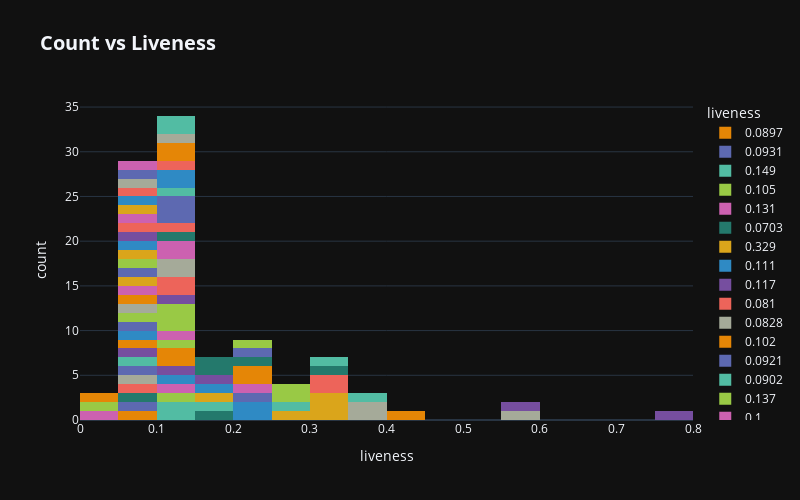

Notebook source saved alongside this figure:
### Code cell
Features_copy = Features.copy()
Features_copy['liveness'] = \
    Features_copy['liveness'].fillna('Null')

fig=px.histogram(Features_copy,
                 x = 'liveness',
                 color = 'liveness',
                 title="<b>Count vs Liveness",
                 color_discrete_sequence=px.colors.qualitative.Vivid,
                 width=800, height=500)
fig.update_layout(template="plotly_dark")
fig.update_layout(title_font_size=20)
fig.show()

### Figure 1 — Plotly figure (JSON) as saved in the notebook; plotly's stock layout.template omitted (floating-point values rounded to 4 significant figures)
{"data": [{"alignmentgroup": "True", "bingroup": "x", "hovertemplate": "liveness=%{x}<br>count=%{y}<extra></extra>", "legendgroup": "0.0897", "marker": {"color": "rgb(229, 134, 6)", "pattern": {"shape": ""}}, "name": "0.0897", "offsetgroup": "0.0897", "orientation": "v", "showlegend": true, "type": "histogram", "x": [0.0897], "xaxis": "x", "yaxis": "y"}, {"alignmentgroup": "True", "bingroup": "x", "hovertemplate": "liveness=%{x}<br>count=%{y}<extra></extra>", "legendgroup": "0.0931", "marker": {"color": "rgb(93, 105, 177)", "pattern": {"shape": ""}}, "name": "0.0931", "offsetgroup": "0.0931", "orientation": "v", "showlegend": true, "type": "histogram", "x": [0.0931], "xaxis": "x", "yaxis": "y"}, {"alignmentgroup": "True", "bingroup": "x", "hovertemplate": "liveness=%{x}<br>count=%{y}<extra></extra>", "legendgroup": "0.149", "marker": {"color": "rgb(82, 188, 163)", "pattern": {"shape": ""}}, "name": "0.149", "offsetgroup": "0.149", "orientation": "v", "showlegend": true, "type": "histogram", "x": [0.149, 0.149], "xaxis": "x", "yaxis": "y"}, {"alignmentgroup": "True", "bingroup": "x", "hovertemplate": "liveness=%{x}<br>count=%{y}<extra></extra>", "legendgroup": "0.105", "marker": {"color": "rgb(153, 201, 69)", "pattern": {"shape": ""}}, "name": "0.105", "offsetgroup": "0.105", "orientation": "v", "showlegend": true, "type": "histogram", "x": [0.105], "xaxis": "x", "yaxis": "y"}, {"alignmentgroup": "True", "bingroup": "x", "hovertemplate": "liveness=%{x}<br>count=%{y}<extra></extra>", "legendgroup": "0.131", "marker": {"color": "rgb(204, 97, 176)", "pattern": {"shape": ""}}, "name": "0.131", "offsetgroup": "0.131", "orientation": "v", "showlegend": true, "type": "histogram", "x": [0.131], "xaxis": "x", "yaxis": "y"}, {"alignmentgroup": "True", "bingroup": "x", "hovertemplate": "liveness=%{x}<br>count=%{y}<extra></extra>", "legendgroup": "0.0703", "marker": {"color": "rgb(36, 121, 108)", "pattern": {"shape": ""}}, "name": "0.0703", "offsetgroup": "0.0703", "orientation": "v", "showlegend": true, "type": "histogram", "x": [0.0703], "xaxis": "x", "yaxis": "y"}, {"alignmentgroup": "True", "bingroup": "x", "hovertemplate": "liveness=%{x}<br>count=%{y}<extra></extra>", "legendgroup": "0.329", "marker": {"color": "rgb(218, 165, 27)", "pattern": {"shape": ""}}, "name": "0.329", "offsetgroup": "0.329", "orientation": "v", "showlegend": true, "type": "histogram", "x": [0.329, 0.329], "xaxis": "x", "yaxis": "y"}, {"alignmentgroup": "True", "bingroup": "x", "hovertemplate": "liveness=%{x}<br>count=%{y}<extra></extra>", "legendgroup": "0.111", "marker": {"color": "rgb(47, 138, 196)", "pattern": {"shape": ""}}, "name": "0.111", "offsetgroup": "0.111", "orientation": "v", "showlegend": true, "type": "histogram", "x": [0.111], "xaxis": "x", "yaxis": "y"}, {"alignmentgroup": "True", "bingroup": "x", "hovertemplate": "liveness=%{x}<br>count=%{y}<extra></extra>", "legendgroup": "0.117", "marker": {"color": "rgb(118, 78, 159)", "pattern": {"shape": ""}}, "name": "0.117", "offsetgroup": "0.117", "orientation": "v", "showlegend": true, "type": "histogram", "x": [0.117], "xaxis": "x", "yaxis": "y"}, {"alignmentgroup": "True", "bingroup": "x", "hovertemplate": "liveness=%{x}<br>count=%{y}<extra></extra>", "legendgroup": "0.081", "marker": {"color": "rgb(237, 100, 90)", "pattern": {"shape": ""}}, "name": "0.081", "offsetgroup": "0.081", "orientation": "v", "showlegend": true, "type": "histogram", "x": [0.081], "xaxis": "x", "yaxis": "y"}, {"alignmentgroup": "True", "bingroup": "x", "hovertemplate": "liveness=%{x}<br>count=%{y}<extra></extra>", "legendgroup": "0.0828", "marker": {"color": "rgb(165, 170, 153)", "pattern": {"shape": ""}}, "name": "0.0828", "offsetgroup": "0.0828", "orientation": "v", "showlegend": true, "type": "histogram", "x": [0.0828], "xaxis": "x", "yaxis": "y"}, {"alignmentgroup": "True", "bingroup": "x", "hovertemplate": "liveness=%{x}<br>count=%{y}<extra></extra>", "legendgroup": "0.102", "marker": {"color": "rgb(229, 134, 6)", "pattern": {"shape": ""}}, "name": "0.102", "offsetgroup": "0.102", "orientation": "v", "showlegend": true, "type": "histogram", "x": [0.102, 0.102], "xaxis": "x", "yaxis": "y"}, {"alignmentgroup": "True", "bingroup": "x", "hovertemplate": "liveness=%{x}<br>count=%{y}<extra></extra>", "legendgroup": "0.0921", "marker": {"color": "rgb(93, 105, 177)", "pattern": {"shape": ""}}, "name": "0.0921", "offsetgroup": "0.0921", "orientation": "v", "showlegend": true, "type": "histogram", "x": [0.0921], "xaxis": "x", "yaxis": "y"}, {"alignmentgroup": "True", "bingroup": "x", "hovertemplate": "liveness=%{x}<br>count=%{y}<extra></extra>", "legendgroup": "0.0902", "marker": {"color": "rgb(82, 188, 163)", "pattern": {"shape": ""}}, "name": "0.0902", "offsetgroup": "0.0902", "orientation": "v", "showlegend": true, "type": "histogram", "x": [0.0902], "xaxis": "x", "yaxis": "y"}, {"alignmentgroup": "True", "bingroup": "x", "hovertemplate": "liveness=%{x}<br>count=%{y}<extra></extra>", "legendgroup": "0.137", "marker": {"color": "rgb(153, 201, 69)", "pattern": {"shape": ""}}, "name": "0.137", "offsetgroup": "0.137", "orientation": "v", "showlegend": true, "type": "histogram", "x": [0.137], "xaxis": "x", "yaxis": "y"}, {"alignmentgroup": "True", "bingroup": "x", "hovertemplate": "liveness=%{x}<br>count=%{y}<extra></extra>", "legendgroup": "0.1", "marker": {"color": "rgb(204, 97, 176)", "pattern": {"shape": ""}}, "name": "0.1", "offsetgroup": "0.1", "orientation": "v", "showlegend": true, "type": "histogram", "x": [0.1], "xaxis": "x", "yaxis": "y"}, {"alignmentgroup": "True", "bingroup": "x", "hovertemplate": "liveness=%{x}<br>count=%{y}<extra></extra>", "legendgroup": "0.184", "marker": {"color": "rgb(36, 121, 108)", "pattern": {"shape": ""}}, "name": "0.184", "offsetgroup": "0.184", "orientation": "v", "showlegend": true, "type": "histogram", "x": [0.184], "xaxis": "x", "yaxis": "y"}, {"alignmentgroup": "True", "bingroup": "x", "hovertemplate": "liveness=%{x}<br>count=%{y}<extra></extra>", "legendgroup": "0.34", "marker": {"color": "rgb(218, 165, 27)", "pattern": {"shape": ""}}, "name": "0.34", "offsetgroup": "0.34", "orientation": "v", "showlegend": true, "type": "histogram", "x": [0.34], "xaxis": "x", "yaxis": "y"}, {"alignmentgroup": "True", "bingroup": "x", "hovertemplate": "liveness=%{x}<br>count=%{y}<extra></extra>", "legendgroup": "0.237", "marker": {"color": "rgb(47, 138, 196)", "pattern": {"shape": ""}}, "name": "0.237", "offsetgroup": "0.237", "orientation": "v", "showlegend": true, "type": "histogram", "x": [0.237, 0.237], "xaxis": "x", "yaxis": "y"}, {"alignmentgroup": "True", "bingroup": "x", "hovertemplate": "liveness=%{x}<br>count=%{y}<extra></extra>", "legendgroup": "0.095", "marker": {"color": "rgb(118, 78, 159)", "pattern": {"shape": ""}}, "name": "0.095", "offsetgroup": "0.095", "orientation": "v", "showlegend": true, "type": "histogram", "x": [0.095], "xaxis": "x", "yaxis": "y"}, {"alignmentgroup": "True", "bingroup": "x", "hovertemplate": "liveness=%{x}<br>count=%{y}<extra></extra>", "legendgroup": "0.335", "marker": {"color": "rgb(237, 100, 90)", "pattern": {"shape": ""}}, "name": "0.335", "offsetgroup": "0.335", "orientation": "v", "showlegend": true, "type": "histogram", "x": [0.335, 0.335], "xaxis": "x", "yaxis": "y"}, {"alignmentgroup": "True", "bingroup": "x", "hovertemplate": "liveness=%{x}<br>count=%{y}<extra></extra>", "legendgroup": "0.552", "marker": {"color": "rgb(165, 170, 153)", "pattern": {"shape": ""}}, "name": "0.552", "offsetgroup": "0.552", "orientation": "v", "showlegend": true, "type": "histogram", "x": [0.552], "xaxis": "x", "yaxis": "y"}, {"alignmentgroup": "True", "bingroup": "x", "hovertemplate": "liveness=%{x}<br>count=%{y}<extra></extra>", "legendgroup": "0.0986", "marker": {"color": "rgb(229, 134, 6)", "pattern": {"shape": ""}}, "name": "0.0986", "offsetgroup": "0.0986", "orientation": "v", "showlegend": true, "type": "histogram", "x": [0.0986], "xaxis": "x", "yaxis": "y"}, {"alignmentgroup": "True", "bingroup": "x", "hovertemplate": "liveness=%{x}<br>count=%{y}<extra></extra>", "legendgroup": "0.243", "marker": {"color": "rgb(93, 105, 177)", "pattern": {"shape": ""}}, "name": "0.243", "offsetgroup": "0.243", "orientation": "v", "showlegend": true, "type": "histogram", "x": [0.243], "xaxis": "x", "yaxis": "y"}, {"alignmentgroup": "True", "bingroup": "x", "hovertemplate": "liveness=%{x}<br>count=%{y}<extra></extra>", "legendgroup": "0.164", "marker": {"color": "rgb(82, 188, 163)", "pattern": {"shape": ""}}, "name": "0.164", "offsetgroup": "0.164", "orientation": "v", "showlegend": true, "type": "histogram", "x": [0.164], "xaxis": "x", "yaxis": "y"}, {"alignmentgroup": "True", "bingroup": "x", "hovertemplate": "liveness=%{x}<br>count=%{y}<extra></extra>", "legendgroup": "0.101", "marker": {"color": "rgb(153, 201, 69)", "pattern": {"shape": ""}}, "name": "0.101", "offsetgroup": "0.101", "orientation": "v", "showlegend": true, "type": "histogram", "x": [0.101, 0.101, 0.101], "xaxis": "x", "yaxis": "y"}, {"alignmentgroup": "True", "bingroup": "x", "hovertemplate": "liveness=%{x}<br>count=%{y}<extra></extra>", "legendgroup": "0.231", "marker": {"color": "rgb(204, 97, 176)", "pattern": {"shape": ""}}, "name": "0.231", "offsetgroup": "0.231", "orientation": "v", "showlegend": true, "type": "histogram", "x": [0.231], "xaxis": "x", "yaxis": "y"}, {"alignmentgroup": "True", "bingroup": "x", "hovertemplate": "liveness=%{x}<br>count=%{y}<extra></extra>", "legendgroup": "0.311", "marker": {"color": "rgb(36, 121, 108)", "pattern": {"shape": ""}}, "name": "0.311", "offsetgroup": "0.311", "orientation": "v", "showlegend": true, "type": "histogram", "x": [0.311], "xaxis": "x", "yaxis": "y"}, {"alignmentgroup": "True", "bingroup": "x", "hovertemplate": "liveness=%{x}<br>count=%{y}<extra></extra>", "legendgroup": "0.28", "marker": {"color": "rgb(218, 165, 27)", "pattern": {"shape": ""}}, "name": "0.28", "offsetgroup": "0.28", "orientation": "v", "showlegend": true, "type": "histogram", "x": [0.28], "xaxis": "x", "yaxis": "y"}, {"alignmentgroup": "True", "bingroup": "x", "hovertemplate": "liveness=%{x}<br>count=%{y}<extra></extra>", "legendgroup": "0.0863", "marker": {"color": "rgb(47, 138, 196)", "pattern": {"shape": ""}}, "name": "0.0863", "offsetgroup": "0.0863", "orientation": "v", "showlegend": true, "type": "histogram", "x": [0.0863], "xaxis": "x", "yaxis": "y"}, {"alignmentgroup": "True", "bingroup": "x", "hovertemplate": "liveness=%{x}<br>count=%{y}<extra></extra>", "legendgroup": "0.123", "marker": {"color": "rgb(118, 78, 159)", "pattern": {"shape": ""}}, "name": "0.123", "offsetgroup": "0.123", "orientation": "v", "showlegend": true, "type": "histogram", "x": [0.123], "xaxis": "x", "yaxis": "y"}, {"alignmentgroup": "True", "bingroup": "x", "hovertemplate": "liveness=%{x}<br>count=%{y}<extra></extra>", "legendgroup": "0.116", "marker": {"color": "rgb(237, 100, 90)", "pattern": {"shape": ""}}, "name": "0.116", "offsetgroup": "0.116", "orientation": "v", "showlegend": true, "type": "histogram", "x": [0.116, 0.116], "xaxis": "x", "yaxis": "y"}, {"alignmentgroup": "True", "bingroup": "x", "hovertemplate": "liveness=%{x}<br>count=%{y}<extra></extra>", "legendgroup": "0.132", "marker": {"color": "rgb(165, 170, 153)", "pattern": {"shape": ""}}, "name": "0.132", "offsetgroup": "0.132", "orientation": "v", "showlegend": true, "type": "histogram", "x": [0.132, 0.132], "xaxis": "x", "yaxis": "y"}, {"alignmentgroup": "True", "bingroup": "x", "hovertemplate": "liveness=%{x}<br>count=%{y}<extra></extra>", "legendgroup": "0.217", "marker": {"color": "rgb(229, 134, 6)", "pattern": {"shape": ""}}, "name": "0.217", "offsetgroup": "0.217", "orientation": "v", "showlegend": true, "type": "histogram", "x": [0.217, 0.217], "xaxis": "x", "yaxis": "y"}, {"alignmentgroup": "True", "bingroup": "x", "hovertemplate": "liveness=%{x}<br>count=%{y}<extra></extra>", "legendgroup": "0.0881", "marker": {"color": "rgb(93, 105, 177)", "pattern": {"shape": ""}}, "name": "0.0881", "offsetgroup": "0.0881", "orientation": "v", "showlegend": true, "type": "histogram", "x": [0.0881], "xaxis": "x", "yaxis": "y"}, {"alignmentgroup": "True", "bingroup": "x", "hovertemplate": "liveness=%{x}<br>count=%{y}<extra></extra>", "legendgroup": "0.297", "marker": {"color": "rgb(82, 188, 163)", "pattern": {"shape": ""}}, "name": "0.297", "offsetgroup": "0.297", "orientation": "v", "showlegend": true, "type": "histogram", "x": [0.297], "xaxis": "x", "yaxis": "y"}, {"alignmentgroup": "True", "bingroup": "x", "hovertemplate": "liveness=%{x}<br>count=%{y}<extra></extra>", "legendgroup": "0.0602", "marker": {"color": "rgb(153, 201, 69)", "pattern": {"shape": ""}}, "name": "0.0602", "offsetgroup": "0.0602", "orientation": "v", "showlegend": true, "type": "histogram", "x": [0.0602], "xaxis": "x", "yaxis": "y"}, {"alignmentgroup": "True", "bingroup": "x", "hovertemplate": "liveness=%{x}<br>count=%{y}<extra></extra>", "legendgroup": "0.109", "marker": {"color": "rgb(204, 97, 176)", "pattern": {"shape": ""}}, "name": "0.109", "offsetgroup": "0.109", "orientation": "v", "showlegend": true, "type": "histogram", "x": [0.109, 0.109], "xaxis": "x", "yaxis": "y"}, {"alignmentgroup": "True", "bingroup": "x", "hovertemplate": "liveness=%{x}<br>count=%{y}<extra></extra>", "legendgroup": "0.115", "marker": {"color": "rgb(36, 121, 108)", "pattern": {"shape": ""}}, "name": "0.115", "offsetgroup": "0.115", "orientation": "v", "showlegend": true, "type": "histogram", "x": [0.115], "xaxis": "x", "yaxis": "y"}, {"alignmentgroup": "True", "bingroup": "x", "hovertemplate": "liveness=%{x}<br>count=%{y}<extra></extra>", "legendgroup": "0.153", "marker": {"color": "rgb(218, 165, 27)", "pattern": {"shape": ""}}, "name": "0.153", "offsetgroup": "0.153", "orientation": "v", "showlegend": true, "type": "histogram", "x": [0.153], "xaxis": "x", "yaxis": "y"}, {"alignmentgroup": "True", "bingroup": "x", "hovertemplate": "liveness=%{x}<br>count=%{y}<extra></extra>", "legendgroup": "0.161", "marker": {"color": "rgb(47, 138, 196)", "pattern": {"shape": ""}}, "name": "0.161", "offsetgroup": "0.161", "orientation": "v", "showlegend": true, "type": "histogram", "x": [0.161], "xaxis": "x", "yaxis": "y"}, {"alignmentgroup": "True", "bingroup": "x", "hovertemplate": "liveness=%{x}<br>count=%{y}<extra></extra>", "legendgroup": "0.151", "marker": {"color": "rgb(118, 78, 159)", "pattern": {"shape": ""}}, "name": "0.151", "offsetgroup": "0.151", "orientation": "v", "showlegend": true, "type": "histogram", "x": [0.151], "xaxis": "x", "yaxis": "y"}, {"alignmentgroup": "True", "bingroup": "x", "hovertemplate": "liveness=%{x}<br>count=%{y}<extra></extra>", "legendgroup": "0.121", "marker": {"color": "rgb(237, 100, 90)", "pattern": {"shape": ""}}, "name": "0.121", "offsetgroup": "0.121", "orientation": "v", "showlegend": true, "type": "histogram", "x": [0.121], "xaxis": "x", "yaxis": "y"}, {"alignmentgroup": "True", "bingroup": "x", "hovertemplate": "liveness=%{x}<br>count=%{y}<extra></extra>", "legendgroup": "0.0958", "marker": {"color": "rgb(165, 170, 153)", "pattern": {"shape": ""}}, "name": "0.0958", "offsetgroup": "0.0958", "orientation": "v", "showlegend": true, "type": "histogram", "x": [0.0958], "xaxis": "x", "yaxis": "y"}, {"alignmentgroup": "True", "bingroup": "x", "hovertemplate": "liveness=%{x}<br>count=%{y}<extra></extra>", "legendgroup": "0.0963", "marker": {"color": "rgb(229, 134, 6)", "pattern": {"shape": ""}}, "name": "0.0963", "offsetgroup": "0.0963", "orientation": "v", "showlegend": true, "type": "histogram", "x": [0.0963], "xaxis": "x", "yaxis": "y"}, {"alignmentgroup": "True", "bingroup": "x", "hovertemplate": "liveness=%{x}<br>count=%{y}<extra></extra>", "legendgroup": "0.135", "marker": {"color": "rgb(93, 105, 177)", "pattern": {"shape": ""}}, "name": "0.135", "offsetgroup": "0.135", "orientation": "v", "showlegend": true, "type": "histogram", "x": [0.135, 0.135, 0.135], "xaxis": "x", "yaxis": "y"}, {"alignmentgroup": "True", "bingroup": "x", "hovertemplate": "liveness=%{x}<br>count=%{y}<extra></extra>", "legendgroup": "0.124", "marker": {"color": "rgb(82, 188, 163)", "pattern": {"shape": ""}}, "name": "0.124", "offsetgroup": "0.124", "orientation": "v", "showlegend": true, "type": "histogram", "x": [0.124], "xaxis": "x", "yaxis": "y"}, {"alignmentgroup": "True", "bingroup": "x", "hovertemplate": "liveness=%{x}<br>count=%{y}<extra></extra>", "legendgroup": "0.253", "marker": {"color": "rgb(153, 201, 69)", "pattern": {"shape": ""}}, "name": "0.253", "offsetgroup": "0.253", "orientation": "v", "showlegend": true, "type": "histogram", "x": [0.253, 0.253], "xaxis": "x", "yaxis": "y"}, {"alignmentgroup": "True", "bingroup": "x", "hovertemplate": "liveness=%{x}<br>count=%{y}<extra></extra>", "legendgroup": "0.0849", "marker": {"color": "rgb(204, 97, 176)", "pattern": {"shape": ""}}, "name": "0.0849", "offsetgroup": "0.0849", "orientation": "v", "showlegend": true, "type": "histogram", "x": [0.0849], "xaxis": "x", "yaxis": "y"}, {"alignmentgroup": "True", "bingroup": "x", "hovertemplate": "liveness=%{x}<br>count=%{y}<extra></extra>", "legendgroup": "0.203", "marker": {"color": "rgb(36, 121, 108)", "pattern": {"shape": ""}}, "name": "0.203", "offsetgroup": "0.203", "orientation": "v", "showlegend": true, "type": "histogram", "x": [0.203], "xaxis": "x", "yaxis": "y"}, {"alignmentgroup": "True", "bingroup": "x", "hovertemplate": "liveness=%{x}<br>count=%{y}<extra></extra>", "legendgroup": "0.0814", "marker": {"color": "rgb(218, 165, 27)", "pattern": {"shape": ""}}, "name": "0.0814", "offsetgroup": "0.0814", "orientation": "v", "showlegend": true, "type": "histogram", "x": [0.0814], "xaxis": "x", "yaxis": "y"}, {"alignmentgroup": "True", "bingroup": "x", "hovertemplate": "liveness=%{x}<br>count=%{y}<extra></extra>", "legendgroup": "0.106", "marker": {"color": "rgb(47, 138, 196)", "pattern": {"shape": ""}}, "name": "0.106", "offsetgroup": "0.106", "orientation": "v", "showlegend": true, "type": "histogram", "x": [0.106, 0.106], "xaxis": "x", "yaxis": "y"}, {"alignmentgroup": "True", "bingroup": "x", "hovertemplate": "liveness=%{x}<br>count=%{y}<extra></extra>", "legendgroup": "0.565", "marker": {"color": "rgb(118, 78, 159)", "pattern": {"shape": ""}}, "name": "0.565", "offsetgroup": "0.565", "orientation": "v", "showlegend": true, "type": "histogram", "x": [0.565], "xaxis": "x", "yaxis": "y"}, {"alignmentgroup": "True", "bingroup": "x", "hovertemplate": "liveness=%{x}<br>count=%{y}<extra></extra>", "legendgroup": "0.107", "marker": {"color": "rgb(237, 100, 90)", "pattern": {"shape": ""}}, "name": "0.107", "offsetgroup": "0.107", "orientation": "v", "showlegend": true, "type": "histogram", "x": [0.107], "xaxis": "x", "yaxis": "y"}, {"alignmentgroup": "True", "bingroup": "x", "hovertemplate": "liveness=%{x}<br>count=%{y}<extra></extra>", "legendgroup": "0.359", "marker": {"color": "rgb(165, 170, 153)", "pattern": {"shape": ""}}, "name": "0.359", "offsetgroup": "0.359", "orientation": "v", "showlegend": true, "type": "histogram", "x": [0.359, 0.359], "xaxis": "x", "yaxis": "y"}, {"alignmentgroup": "True", "bingroup": "x", "hovertemplate": "liveness=%{x}<br>count=%{y}<extra></extra>", "legendgroup": "0.11", "marker": {"color": "rgb(229, 134, 6)", "pattern": {"shape": ""}}, "name": "0.11", "offsetgroup": "0.11", "orientation": "v", "showlegend": true, "type": "histogram", "x": [0.11, 0.11], "xaxis": "x", "yaxis": "y"}, {"alignmentgroup": "True", "bingroup": "x", "hovertemplate": "liveness=%{x}<br>count=%{y}<extra></extra>", "legendgroup": "0.0501", "marker": {"color": "rgb(93, 105, 177)", "pattern": {"shape": ""}}, "name": "0.0501", "offsetgroup": "0.0501", "orientation": "v", "showlegend": true, "type": "histogram", "x": [0.0501], "xaxis": "x", "yaxis": "y"}, {"alignmentgroup": "True", "bingroup": "x", "hovertemplate": "liveness=%{x}<br>count=%{y}<extra></extra>", "legendgroup": "0.348", "marker": {"color": "rgb(82, 188, 163)", "pattern": {"shape": ""}}, "name": "0.348", "offsetgroup": "0.348", "orientation": "v", "showlegend": true, "type": "histogram", "x": [0.348], "xaxis": "x", "yaxis": "y"}, {"alignmentgroup": "True", "bingroup": "x", "hovertemplate": "liveness=%{x}<br>count=%{y}<extra></extra>", "legendgroup": "0.0995", "marker": {"color": "rgb(153, 201, 69)", "pattern": {"shape": ""}}, "name": "0.0995", "offsetgroup": "0.0995", "orientation": "v", "showlegend": true, "type": "histogram", "x": [0.0995], "xaxis": "x", "yaxis": "y"}, {"alignmentgroup": "True", "bingroup": "x", "hovertemplate": "liveness=%{x}<br>count=%{y}<extra></extra>", "legendgroup": "0.0344", "marker": {"color": "rgb(204, 97, 176)", "pattern": {"shape": ""}}, "name": "0.0344", "offsetgroup": "0.0344", "orientation": "v", "showlegend": true, "type": "histogram", "x": [0.0344], "xaxis": "x", "yaxis": "y"}, {"alignmentgroup": "True", "bingroup": "x", "hovertemplate": "liveness=%{x}<br>count=%{y}<extra></extra>", "legendgroup": "0.169", "marker": {"color": "rgb(36, 121, 108)", "pattern": {"shape": ""}}, "name": "0.169", "offsetgroup": "0.169", "orientation": "v", "showlegend": true, "type": "histogram", "x": [0.169], "xaxis": "x", "yaxis": "y"}, {"alignmentgroup": "True", "bingroup": "x", "hovertemplate": "liveness=%{x}<br>count=%{y}<extra></extra>", "legendgroup": "0.0674", "marker": {"color": "rgb(218, 165, 27)", "pattern": {"shape": ""}}, "name": "0.0674", "offsetgroup": "0.0674", "orientation": "v", "showlegend": true, "type": "histogram", "x": [0.0674], "xaxis": "x", "yaxis": "y"}, {"alignmentgroup": "True", "bingroup": "x", "hovertemplate": "liveness=%{x}<br>count=%{y}<extra></extra>", "legendgroup": "0.0843", "marker": {"color": "rgb(47, 138, 196)", "pattern": {"shape": ""}}, "name": "0.0843", "offsetgroup": "0.0843", "orientation": "v", "showlegend": true, "type": "histogram", "x": [0.0843], "xaxis": "x", "yaxis": "y"}, {"alignmentgroup": "True", "bingroup": "x", "hovertemplate": "liveness=%{x}<br>count=%{y}<extra></extra>", "legendgroup": "0.094", "marker": {"color": "rgb(118, 78, 159)", "pattern": {"shape": ""}}, "name": "0.094", "offsetgroup": "0.094", "orientation": "v", "showlegend": true, "type": "histogram", "x": [0.094], "xaxis": "x", "yaxis": "y"}, {"alignmentgroup": "True", "bingroup": "x", "hovertemplate": "liveness=%{x}<br>count=%{y}<extra></extra>", "legendgroup": "0.0894", "marker": {"color": "rgb(237, 100, 90)", "pattern": {"shape": ""}}, "name": "0.0894", "offsetgroup": "0.0894", "orientation": "v", "showlegend": true, "type": "histogram", "x": [0.0894], "xaxis": "x", "yaxis": "y"}, {"alignmentgroup": "True", "bingroup": "x", "hovertemplate": "liveness=%{x}<br>count=%{y}<extra></extra>", "legendgroup": "0.113", "marker": {"color": "rgb(165, 170, 153)", "pattern": {"shape": ""}}, "name": "0.113", "offsetgroup": "0.113", "orientation": "v", "showlegend": true, "type": "histogram", "x": [0.113], "xaxis": "x", "yaxis": "y"}, {"alignmentgroup": "True", "bingroup": "x", "hovertemplate": "liveness=%{x}<br>count=%{y}<extra></extra>", "legendgroup": "0.405", "marker": {"color": "rgb(229, 134, 6)", "pattern": {"shape": ""}}, "name": "0.405", "offsetgroup": "0.405", "orientation": "v", "showlegend": true, "type": "histogram", "x": [0.405], "xaxis": "x", "yaxis": "y"}, {"alignmentgroup": "True", "bingroup": "x", "hovertemplate": "liveness=%{x}<br>count=%{y}<extra></extra>", "legendgroup": "0.23", "marker": {"color": "rgb(93, 105, 177)", "pattern": {"shape": ""}}, "name": "0.23", "offsetgroup": "0.23", "orientation": "v", "showlegend": true, "type": "histogram", "x": [0.23], "xaxis": "x", "yaxis": "y"}, {"alignmentgroup": "True", "bingroup": "x", "hovertemplate": "liveness=%{x}<br>count=%{y}<extra></extra>", "legendgroup": "0.104", "marker": {"color": "rgb(82, 188, 163)", "pattern": {"shape": ""}}, "name": "0.104", "offsetgroup": "0.104", "orientation": "v", "showlegend": true, "type": "histogram", "x": [0.104, 0.104], "xaxis": "x", "yaxis": "y"}, {"alignmentgroup": "True", "bingroup": "x", "hovertemplate": "liveness=%{x}<br>count=%{y}<extra></extra>", "legendgroup": "0.036", "marker": {"color": "rgb(153, 201, 69)", "pattern": {"shape": ""}}, "name": "0.036", "offsetgroup": "0.036", "orientation": "v", "showlegend": true, "type": "histogram", "x": [0.036], "xaxis": "x", "yaxis": "y"}, {"alignmentgroup": "True", "bingroup": "x", "hovertemplate": "liveness=%{x}<br>count=%{y}<extra></extra>", "legendgroup": "0.0967", "marker": {"color": "rgb(204, 97, 176)", "pattern": {"shape": ""}}, "name": "0.0967", "offsetgroup": "0.0967", "orientation": "v", "showlegend": true, "type": "histogram", "x": [0.0967], "xaxis": "x", "yaxis": "y"}, {"alignmentgroup": "True", "bingroup": "x", "hovertemplate": "liveness=%{x}<br>count=%{y}<extra></extra>", "legendgroup": "0.187", "marker": {"color": "rgb(36, 121, 108)", "pattern": {"shape": ""}}, "name": "0.187", "offsetgroup": "0.187", "orientation": "v", "showlegend": true, "type": "histogram", "x": [0.187], "xaxis": "x", "yaxis": "y"}, {"alignmentgroup": "True", "bingroup": "x", "hovertemplate": "liveness=%{x}<br>count=%{y}<extra></extra>", "legendgroup": "0.0534", "marker": {"color": "rgb(218, 165, 27)", "pattern": {"shape": ""}}, "name": "0.0534", "offsetgroup": "0.0534", "orientation": "v", "showlegend": true, "type": "histogram", "x": [0.0534], "xaxis": "x", "yaxis": "y"}, {"alignmentgroup": "True", "bingroup": "x", "hovertemplate": "liveness=%{x}<br>count=%{y}<extra></extra>", "legendgroup": "0.0944", "marker": {"color": "rgb(47, 138, 196)", "pattern": {"shape": ""}}, "name": "0.0944", "offsetgroup": "0.0944", "orientation": "v", "showlegend": true, "type": "histogram", "x": [0.0944], "xaxis": "x", "yaxis": "y"}, {"alignmentgroup": "True", "bingroup": "x", "hovertemplate": "liveness=%{x}<br>count=%{y}<extra></extra>", "legendgroup": "0.79", "marker": {"color": "rgb(118, 78, 159)", "pattern": {"shape": ""}}, "name": "0.79", "offsetgroup": "0.79", "orientation": "v", "showlegend": true, "type": "histogram", "x": [0.79], "xaxis": "x", "yaxis": "y"}, {"alignmentgroup": "True", "bingroup": "x", "hovertemplate": "liveness=%{x}<br>count=%{y}<extra></extra>", "legendgroup": "0.0816", "marker": {"color": "rgb(237, 100, 90)", "pattern": {"shape": ""}}, "name": "0.0816", "offsetgroup": "0.0816", "orientation": "v", "showlegend": true, "type": "histogram", "x": [0.0816], "xaxis": "x", "yaxis": "y"}, {"alignmentgroup": "True", "bingroup": "x", "hovertemplate": "liveness=%{x}<br>count=%{y}<extra></extra>", "legendgroup": "0.0779", "marker": {"color": "rgb(165, 170, 153)", "pattern": {"shape": ""}}, "name": "0.0779", "offsetgroup": "0.0779", "orientation": "v", "showlegend": true, "type": "histogram", "x": [0.0779], "xaxis": "x", "yaxis": "y"}, {"alignmentgroup": "True", "bingroup": "x", "hovertemplate": "liveness=%{x}<br>count=%{y}<extra></extra>", "legendgroup": "0.0486", "marker": {"color": "rgb(229, 134, 6)", "pattern": {"shape": ""}}, "name": "0.0486", "offsetgroup": "0.0486", "orientation": "v", "showlegend": true, "type": "histogram", "x": [0.0486], "xaxis": "x", "yaxis": "y"}, {"alignmentgroup": "True", "bingroup": "x", "hovertemplate": "liveness=%{x}<br>count=%{y}<extra></extra>", "legendgroup": "0.0907", "marker": {"color": "rgb(93, 105, 177)", "pattern": {"shape": ""}}, "name": "0.0907", "offsetgroup": "0.0907", "orientation": "v", "showlegend": true, "type": "histogram", "x": [0.0907], "xaxis": "x", "yaxis": "y"}, {"alignmentgroup": "True", "bingroup": "x", "hovertemplate": "liveness=%{x}<br>count=%{y}<extra></extra>", "legendgroup": "0.391", "marker": {"color": "rgb(82, 188, 163)", "pattern": {"shape": ""}}, "name": "0.391", "offsetgroup": "0.391", "orientation": "v", "showlegend": true, "type": "histogram", "x": [0.391], "xaxis": "x", "yaxis": "y"}, {"alignmentgroup": "True", "bingroup": "x", "hovertemplate": "liveness=%{x}<br>count=%{y}<extra></extra>", "legendgroup": "0.234", "marker": {"color": "rgb(153, 201, 69)", "pattern": {"shape": ""}}, "name": "0.234", "offsetgroup": "0.234", "orientation": "v", "showlegend": true, "type": "histogram", "x": [0.234], "xaxis": "x", "yaxis": "y"}, {"alignmentgroup": "True", "bingroup": "x", "hovertemplate": "liveness=%{x}<br>count=%{y}<extra></extra>", "legendgroup": "0.067", "marker": {"color": "rgb(204, 97, 176)", "pattern": {"shape": ""}}, "name": "0.067", "offsetgroup": "0.067", "orientation": "v", "showlegend": true, "type": "histogram", "x": [0.067], "xaxis": "x", "yaxis": "y"}], "layout": {"barmode": "relative", "height": 500, "legend": {"title": {"text": "liveness"}, "tracegroupgap": 0}, "title": {"font": {"size": 20}, "text": "<b>Count vs Liveness"}, "width": 800, "xaxis": {"anchor": "y", "categoryarray": [0.0897, 0.0931, 0.149, 0.105, 0.131, 0.0703, 0.329, 0.111, 0.117, 0.081, 0.0828, 0.102, 0.0921, 0.0902, 0.137, 0.1, 0.184, 0.34, 0.237, 0.095, 0.335, 0.552, 0.0986, 0.243, 0.164, 0.101, 0.231, 0.311, 0.28, 0.0863, 0.123, 0.116, 0.132, 0.217, 0.0881, 0.297, 0.0602, 0.109, 0.115, 0.153, 0.161, 0.151, 0.121, 0.0958, 0.0963, 0.135, 0.124, 0.253, 0.0849, 0.203, 0.0814, 0.106, 0.565, 0.107, 0.359, 0.11, 0.0501, 0.348, 0.0995, 0.0344, 0.169, 0.0674, 0.0843, 0.094, 0.0894, 0.113, 0.405, 0.23, 0.104, 0.036, 0.0967, 0.187, 0.0534, 0.0944, 0.79, 0.0816, 0.0779, 0.0486, 0.0907, 0.391, 0.234, 0.067], "categoryorder": "array", "domain": [0, 1], "title": {"text": "liveness"}}, "yaxis": {"anchor": "x", "domain": [0, 1], "title": {"text": "count"}}}}
